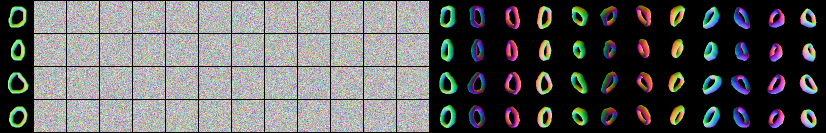
#> input picture outputs/normal_12_rectified_flow_3cba1151/samples/sample_step_001000.png, 1652 x 266 px (shown at 1/2 size); its folder holds only this picture in this run
$ python make_gif.py --exp_dir outputs/normal_12_rectified_flow_3cba1151/samples
#> lines starting #> are read from the running program, lines starting #| are printed output that depends on the picture
#> in main, s_img is the input picture: PIL image 1652x266 RGB; mean R, G, B 94.7, 95.3, 94.8
"""High-quality GIF generation script for Multi-View PixelDiT training evolution.

This script merges validation sample grids from `samples/` into a smooth animated GIF.
When `--show_loss` is enabled, each frame renders a synchronized, dark-themed
dynamic loss progression curve (Train EMA Loss & Val Loss) alongside real-time
stat badges (Current Step, Losses, LR) and column annotations with crystal-clear typography.
When `--show_loss` is False, it outputs pure sample figures without any loss values.
"""

from typing import Optional, Dict, Any, List, Tuple
import os
import sys
import re
import json
import glob
import argparse
from datetime import datetime

import numpy as np
from PIL import Image, ImageDraw, ImageFont
import matplotlib
matplotlib.use("Agg")
import matplotlib.pyplot as plt
from matplotlib.ticker import MaxNLocator


def get_font(size: int, bold: bool = False) -> ImageFont.FreeTypeFont:
    """Loads a high-quality system TrueType font with fallback."""
    font_paths = [
        "/usr/share/fonts/truetype/ubuntu/Ubuntu-B.ttf" if bold else "/usr/share/fonts/truetype/ubuntu/Ubuntu-M.ttf",
        "/usr/share/fonts/truetype/dejavu/DejaVuSans-Bold.ttf" if bold else "/usr/share/fonts/truetype/dejavu/DejaVuSans.ttf",
        "/usr/share/fonts/truetype/liberation/LiberationSans-Bold.ttf" if bold else "/usr/share/fonts/truetype/liberation/LiberationSans-Regular.ttf",
    ]
    for p in font_paths:
        if os.path.isfile(p):
            try:
                return ImageFont.truetype(p, size=size)
            except Exception:
                pass
    try:
        return ImageFont.load_default(size=size)
    except Exception:
        return ImageFont.load_default()


def parse_args() -> argparse.Namespace:
    """Parses command-line arguments for GIF synthesis."""
    parser = argparse.ArgumentParser(description="Generate Training Progress GIF with Dynamic Loss Visualization")

    parser.add_argument("--exp_dir", type=str, required=True, help="Path or name of the experiment directory (e.g. 'outputs/normal_4_rectified_flow_...').")
    parser.add_argument("--output_dir", type=str, default="outputs", help="Root outputs directory if exp_dir is a relative folder name.")
    parser.add_argument("--output_name", type=str, default=None, help="Output GIF filename (default: 'training_evolution_with_loss.gif' if show_loss else 'training_evolution.gif').")
    parser.add_argument("--fps", type=float, default=8.0, help="Frames per second for the animation.")
    parser.add_argument("--duration", type=int, default=None, help="Frame duration in milliseconds (overrides --fps if specified).")
    parser.add_argument("--show_loss", action="store_true", default=False, help="Render an upper dynamic training & validation loss progression figure.")
    parser.add_argument("--flip_vertical", action="store_true", default=False, help="Flip sample images vertically (for legacy inverted coordinate runs).")
    parser.add_argument("--max_frames", type=int, default=None, help="Maximum number of frames to include (subsamples evenly if more exist).")
    parser.add_argument("--width", type=int, default=None, help="Target width for composite animation frames (default: 1200px for >6 views, 880px otherwise).")
    parser.add_argument("--loop", type=int, default=0, help="GIF loop count (0 = infinite).")

    return parser.parse_args()


def extract_step_from_filename(filename: str) -> int:
    """Extracts integer step number from sample filename (e.g. sample_step_010000.png -> 10000)."""
    match = re.search(r"step_(\d+)", os.path.basename(filename))
    return int(match.group(1)) if match else 0


# [114 lines left out: functions smooth_curve, render_loss_plot, not called in this run]


def draw_section_header_bar(
    draw: ImageDraw.ImageDraw,
    start_y: int,
    target_width: int,
    labels_height: int,
    num_views: int,
):
    """Renders a 3-section header bar with distinct panel tints and overlap-proof typography."""
    col_span = 1 + 2 * num_views
    col_w = target_width / col_span

    front_w = int(col_w * 1)
    gen_w = int(col_w * num_views)
    gt_w = target_width - front_w - gen_w

    gen_x = front_w
    gt_x = front_w + gen_w

    # Background Panels
    draw.rectangle([(0, start_y), (front_w, start_y + labels_height)], fill=(16, 28, 38))
    draw.rectangle([(gen_x, start_y), (gen_x + gen_w, start_y + labels_height)], fill=(32, 28, 16))
    draw.rectangle([(gt_x, start_y), (target_width, start_y + labels_height)], fill=(16, 34, 24))

    # Border Lines
    draw.line([(0, start_y), (target_width, start_y)], fill=(48, 54, 61), width=1)
    draw.line([(0, start_y + labels_height), (target_width, start_y + labels_height)], fill=(48, 54, 61), width=1)
    draw.line([(front_w, start_y), (front_w, start_y + labels_height)], fill=(48, 54, 61), width=1)
    draw.line([(gt_x, start_y), (gt_x, start_y + labels_height)], fill=(48, 54, 61), width=1)

    f_base = get_font(12, bold=True)
    f_sm = get_font(10, bold=True)
    f_xs = get_font(9, bold=True)

    def text_size(t, f):
        bb = draw.textbbox((0, 0), t, font=f)
        return bb[2] - bb[0], bb[3] - bb[1]

    # 1. Front Condition Label
    front_full = "Front Condition"
    front_cond = "Front Cond"
    front_short = "Front"

    w_full, _ = text_size(front_full, f_base)
    w_cond, _ = text_size(front_cond, f_base)
    w_short, _ = text_size(front_short, f_base)
    w_short_sm, _ = text_size(front_short, f_sm)

    if front_w >= w_full + 8:
        f_lbl, f_font, f_w = front_full, f_base, w_full
    elif front_w >= w_cond + 6:
        f_lbl, f_font, f_w = front_cond, f_base, w_cond
    elif front_w >= w_short + 4:
        f_lbl, f_font, f_w = front_short, f_base, w_short
    elif front_w >= w_short_sm + 2:
        f_lbl, f_font, f_w = front_short, f_sm, w_short_sm
    else:
        f_lbl, f_font, f_w = "F", f_xs, text_size("F", f_xs)[0]

    front_tx = max(2, (front_w - f_w) // 2)
    draw.text((front_tx, start_y + 6), f_lbl, fill=(0, 229, 255), font=f_font)

    # 2. Generated Multi-Views Label
    gen_full = f"Generated 360° Multi-Views ({num_views} Views)"
    gen_mid = f"Generated 360° ({num_views} Views)"
    gen_short = f"Generated ({num_views}V)"

    gw_full, _ = text_size(gen_full, f_base)
    gw_mid, _ = text_size(gen_mid, f_base)

    if gen_w >= gw_full + 16:
        g_lbl, g_font, g_w = gen_full, f_base, gw_full
    elif gen_w >= gw_mid + 10:
        g_lbl, g_font, g_w = gen_mid, f_base, gw_mid
    else:
        g_lbl, g_font, g_w = gen_short, f_sm, text_size(gen_short, f_sm)[0]

    gen_tx = gen_x + max(6, min(14, (gen_w - g_w) // 2))
    draw.text((gen_tx, start_y + 6), g_lbl, fill=(255, 215, 0), font=g_font)

    # 3. Ground Truth 360° Label
    gt_full = f"Ground Truth 360° ({num_views} Views)"
    gt_mid = f"Ground Truth ({num_views} Views)"
    gt_short = f"GT ({num_views}V)"

    tw_full, _ = text_size(gt_full, f_base)
    tw_mid, _ = text_size(gt_mid, f_base)

    if gt_w >= tw_full + 16:
        t_lbl, t_font, t_w = gt_full, f_base, tw_full
    elif gt_w >= tw_mid + 10:
        t_lbl, t_font, t_w = gt_mid, f_base, tw_mid
    else:
        t_lbl, t_font, t_w = gt_short, f_sm, text_size(gt_short, f_sm)[0]

    gt_tx = gt_x + max(6, min(14, (gt_w - t_w) // 2))
    draw.text((gt_tx, start_y + 6), t_lbl, fill=(80, 220, 130), font=t_font)


# [85 lines left out: function create_composite_frame_with_loss, not called in this run]


def create_clean_sample_frame(
    sample_img: Image.Image,
    target_width: int = 880,
    num_views: int = 4,
) -> Image.Image:
    """Creates a clean sample figure frame with column headers and NO loss values or numbers."""
#> called with target_width = 880, num_views = 4
    s_w, s_h = sample_img.size
#> s_w = 1652; s_h = 266
    scaled_s_h = int(s_h * (target_width / s_w))
#> scaled_s_h = 141
    sample_resized = sample_img.resize((target_width, scaled_s_h), Image.Resampling.LANCZOS)
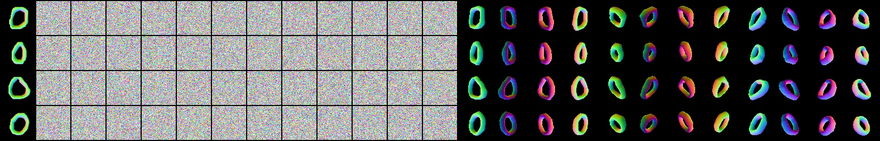
#> sample_resized: PIL image 880x141 RGB; mean R, G, B 94.8, 95.4, 94.9

    labels_height = 28
    total_height = labels_height + scaled_s_h + 8
#> total_height = 177

    canvas = Image.new("RGB", (target_width, total_height), color=(13, 17, 23))
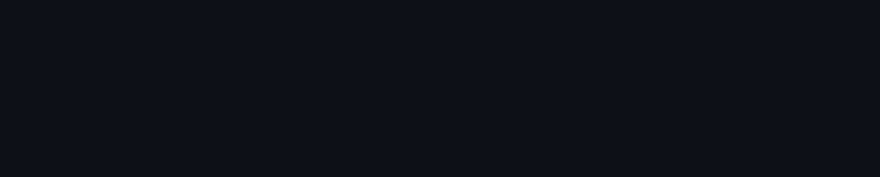
#> canvas: PIL image 880x177 RGB; mean R, G, B 13, 17, 23
    draw = ImageDraw.Draw(canvas)

    # Overlap-proof Section Labels over Sample Grid
    draw_section_header_bar(
        draw=draw,
        start_y=0,
        target_width=target_width,
        labels_height=labels_height,
        num_views=num_views,
    )

    # Paste Sample Image
    canvas.paste(sample_resized, (0, labels_height + 4))
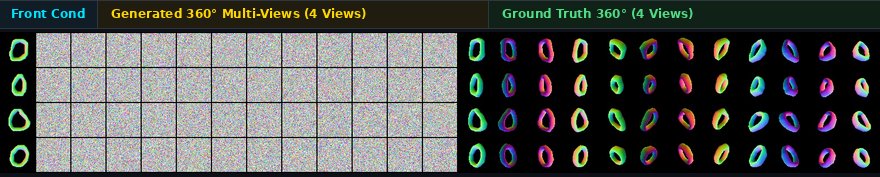
#> canvas: PIL image 880x177 RGB; mean R, G, B 81.7, 84.2, 81.3

    return canvas


def main():
    args = parse_args()

    # Resolve Experiment Directory
    exp_dir = args.exp_dir
    if not os.path.isdir(exp_dir):
        candidate = os.path.join(args.output_dir, exp_dir)
        if os.path.isdir(candidate):
            exp_dir = candidate
        else:
            raise FileNotFoundError(f"Experiment directory not found: '{args.exp_dir}' or '{candidate}'")

    samples_dir = os.path.join(exp_dir, "samples")
    if not os.path.isdir(samples_dir):
        raise FileNotFoundError(f"Samples directory 'samples/' not found in: {exp_dir}")

    # Gather and sort all sample png images by step
    sample_files = sorted(glob.glob(os.path.join(samples_dir, "sample_step_*.png")))
    if not sample_files:
        raise FileNotFoundError(f"No 'sample_step_*.png' images found in: {samples_dir}")

    # Output GIF filename: distinct filenames for show_loss=True vs show_loss=False
    if args.output_name:
        gif_filename = args.output_name
    else:
        gif_filename = "training_evolution_with_loss.gif" if args.show_loss else "training_evolution.gif"

    output_gif_path = os.path.join(exp_dir, gif_filename)

    # Read config.json
    config_path = os.path.join(exp_dir, "config.json")
    cfg = {}
    if os.path.isfile(config_path):
        with open(config_path, "r") as f:
            cfg = json.load(f)

    exp_name = os.path.basename(exp_dir.rstrip("/\\"))
    total_max_steps = cfg.get("max_iters", 50000)
    num_views = cfg.get("num_views", 4)

    # Determine adaptive target width: 1200px provides optimal clarity for 25 columns (>6 views)
    if args.width is not None:
        target_width = args.width
    else:
        target_width = 1200 if num_views > 6 else 880

    print("================================================================")
    print(f" Multi-View PixelDiT Training Progress GIF Generator")
    print("================================================================")
    print(f"Exp Directory:    {exp_dir}")
    print(f"Samples Found:    {len(sample_files)} sample grids")
    print(f"Num Views:        {num_views}")
    print(f"Show Loss Curve:  {args.show_loss}")
    print(f"Flip Vertical:    {args.flip_vertical}")
    print(f"FPS:              {args.fps}")
    print(f"Output Width:     {target_width}px")
    print(f"Output Target:    {output_gif_path}")
    print("================================================================")

    # Read history.json
    history = {}
    history_path = os.path.join(exp_dir, "history.json")
    if os.path.isfile(history_path):
        with open(history_path, "r") as f:
            history = json.load(f)

    # Precompute global loss bounds for consistent axis scaling across frames
    y_min, y_max = 0.0, 10.0
    if history:
        train_losses = history.get("train_loss", [])
        val_losses = [v["loss"] for v in history.get("val_loss", [])]
        all_l = train_losses + val_losses
        if all_l:
            # Filter out extreme outliers / NaNs for scale calculation
            valid_l = [x for x in all_l if not np.isnan(x) and not np.isinf(x)]
            if valid_l:
                y_min = max(0.0, float(np.percentile(valid_l, 1)) * 0.85)
                y_max = float(np.percentile(valid_l, 99)) * 1.15

    # Subsample frames if max_frames specified
    if args.max_frames and len(sample_files) > args.max_frames:
        indices = np.linspace(0, len(sample_files) - 1, args.max_frames, dtype=int)
        sample_files = [sample_files[i] for i in indices]
        print(f"Subsampled to {len(sample_files)} frames (--max_frames {args.max_frames})")

    # Frame Synthesis Loop
    frames: List[Image.Image] = []
    plot_height = 280 if args.show_loss else 0

    print("\nSynthesizing animation frames...")
    for idx, s_path in enumerate(sample_files):
        step = extract_step_from_filename(s_path)
        with Image.open(s_path) as s_img:
            s_img = s_img.convert("RGB")
            if args.flip_vertical:
                s_img = s_img.transpose(Image.FLIP_TOP_BOTTOM)

            if args.show_loss:
                # Find matching metrics at this step
                cur_train_loss = None
                cur_val_loss = None
                cur_lr = None

                if history:
                    all_steps = history.get("steps", [])
                    if all_steps:
                        t_idx = min(range(len(all_steps)), key=lambda i: abs(all_steps[i] - step))
                        if t_idx < len(history.get("train_loss", [])):
                            cur_train_loss = history["train_loss"][t_idx]
                        if t_idx < len(history.get("lr", [])):
                            cur_lr = history["lr"][t_idx]

                    for v in history.get("val_loss", []):
                        if v.get("step") == step:
                            cur_val_loss = v.get("loss")
                            break

                plot_arr = render_loss_plot(
                    history=history,
                    current_step=step,
                    total_steps=total_max_steps,
                    y_min=y_min,
                    y_max=y_max,
                    plot_width_px=target_width,
                    plot_height_px=plot_height,
                )

                composite = create_composite_frame_with_loss(
                    sample_img=s_img,
                    plot_arr=plot_arr,
                    current_step=step,
                    total_steps=total_max_steps,
                    cur_train_loss=cur_train_loss,
                    cur_val_loss=cur_val_loss,
                    cur_lr=cur_lr,
                    exp_name=exp_name,
                    target_width=target_width,
                    num_views=num_views,
                )
            else:
                # Pure sample figure with NO loss values
                composite = create_clean_sample_frame(
                    sample_img=s_img,
                    target_width=target_width,
                    num_views=num_views,
                )

            frames.append(composite)

        if (idx + 1) % 10 == 0 or idx == len(sample_files) - 1:
            print(f"  Rendered [{idx+1}/{len(sample_files)}] frames (Step {step:,})")

    # Frame duration in milliseconds
    duration_ms = int(args.duration) if args.duration else int(1000.0 / max(args.fps, 0.1))

    print(f"\nWriting GIF to {output_gif_path} (Duration: {duration_ms}ms/frame, {len(frames)} frames)...")
#> (printed output is left out)

    # Quantize each frame to 256 colors for clean, compact animated GIF
    quantized_frames = [f.convert("P", palette=Image.Palette.ADAPTIVE, colors=256) for f in frames]
#> quantized_frames = 1 item
    quantized_frames[0].save(
        output_gif_path,
        save_all=True,
        append_images=quantized_frames[1:],
        duration=duration_ms,
        loop=args.loop,
        optimize=True,
    )
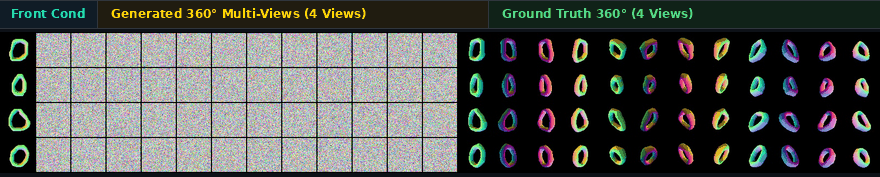
#> saved as training_evolution.gif: PIL image 880x177 P; mean R, G, B 81.8, 84.3, 80.7

    gif_size_mb = os.path.getsize(output_gif_path) / (1024 * 1024)
    print("================================================================")
    print(f" GIF Successfully Generated!")
    print(f" Location:  {output_gif_path}")
    print(f" File Size: {gif_size_mb:.2f} MB ({len(frames)} frames)")
#|  File Size: 0.11 MB (1 frames)
    print("================================================================")


if __name__ == "__main__":
    main()

$ run again, on outputs/normal_12_rectified_flow_3cba1151/samples/sample_step_016000.png
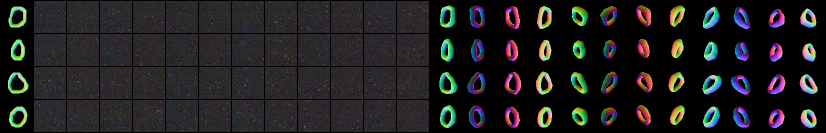
#> input picture outputs/normal_12_rectified_flow_3cba1151/samples/sample_step_016000.png, 1652 x 266 px (shown at 1/2 size)
#> in main, s_img is the input picture: PIL image 1652x266 RGB; mean R, G, B 32.1, 31.2, 32.2
#> in create_clean_sample_frame, `canvas.paste(sample_resized, (0, labels_height + 4))`:
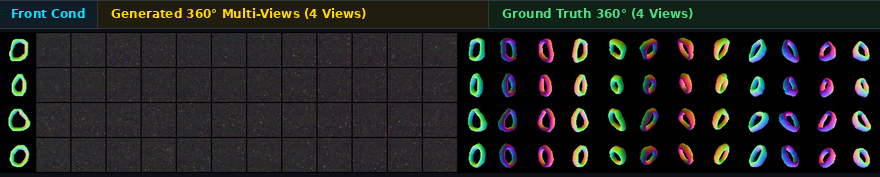
#> canvas: PIL image 880x177 RGB; mean R, G, B 31.9, 33.2, 31.5
#> (printed output is left out)
#> quantized_frames = 1 item
#> in main, `quantized_frames[0].save( output_gif_path, save_all=True, append_image..`:
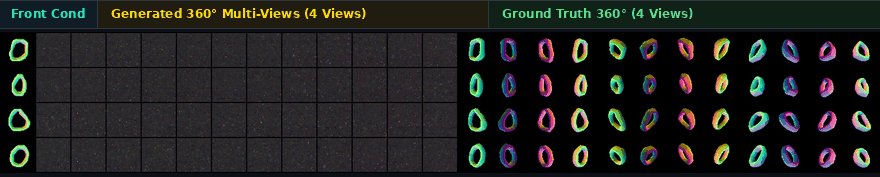
#> saved as training_evolution.gif: PIL image 880x177 P; mean R, G, B 31.9, 33.3, 30.9
#|  File Size: 0.11 MB (1 frames)
